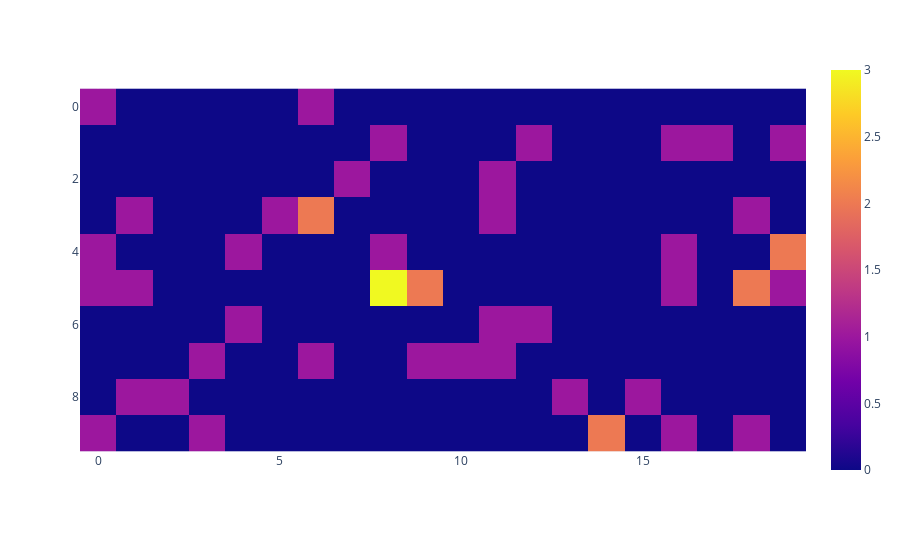

The notebook cell saved with this chart:
### Code cell
import plotly.express as px
import pandas as pd

fig = px.imshow(agent_counts)
fig.show()

### Figure 1 — Plotly figure (JSON) as saved in the notebook; plotly's stock layout.template omitted (floating-point values rounded to 4 significant figures; data arrays with more than 128 entries replaced by an {"elided": "..."} marker saying what was removed)
{"data": [{"coloraxis": "coloraxis", "hovertemplate": "x: %{x}<br>y: %{y}<br>color: %{z}<extra></extra>", "name": "0", "type": "heatmap", "xaxis": "x", "yaxis": "y", "z": {"elided": "10x20 int values"}}], "layout": {"coloraxis": {"colorscale": [[0, "#0d0887"], [0.1111, "#46039f"], [0.2222, "#7201a8"], [0.3333, "#9c179e"], [0.4444, "#bd3786"], [0.5556, "#d8576b"], [0.6667, "#ed7953"], [0.7778, "#fb9f3a"], [0.8889, "#fdca26"], [1, "#f0f921"]]}, "margin": {"t": 60}, "xaxis": {"anchor": "y", "constrain": "domain", "domain": [0, 1], "scaleanchor": "y"}, "yaxis": {"anchor": "x", "autorange": "reversed", "constrain": "domain", "domain": [0, 1]}}}
